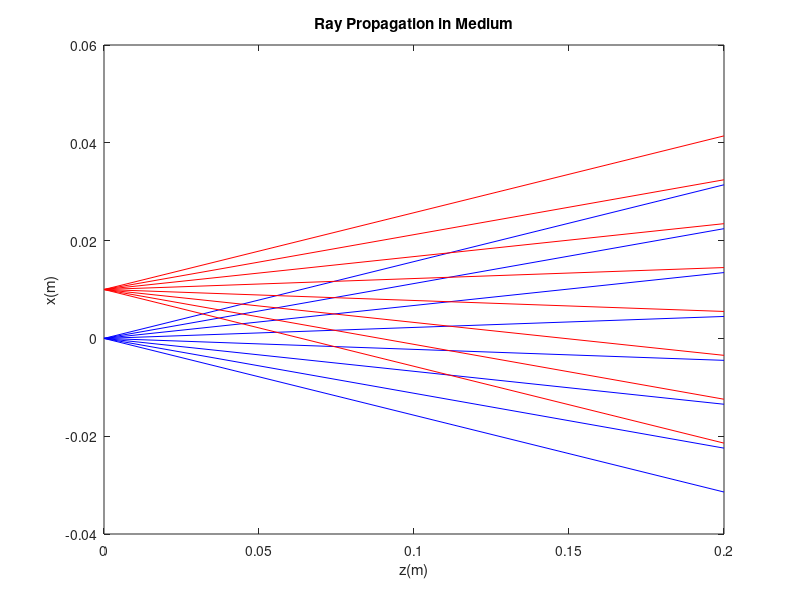
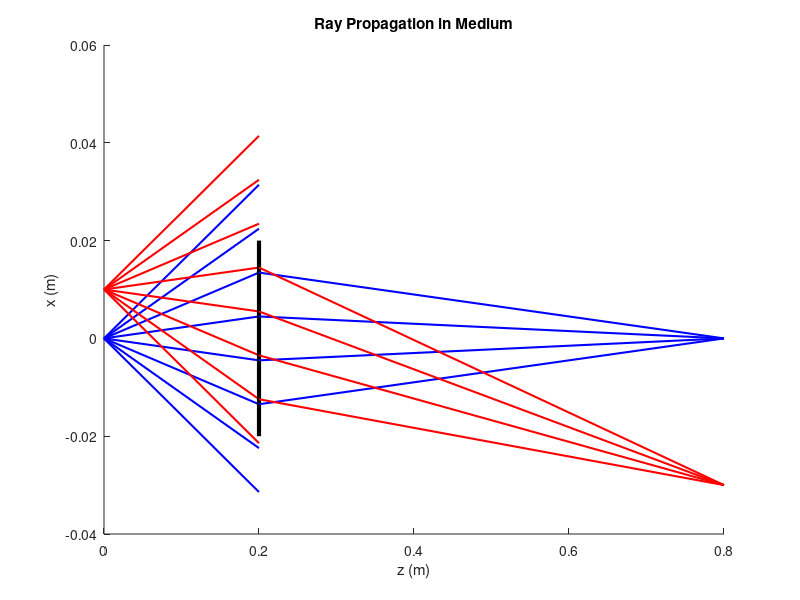

These figures' MATLAB source, in order:
d=0.2; % total simulation distance
N_rays=8; % 8 rays per x
theta_x=linspace(-pi/20, pi/20,N_rays); % 8 values from -pi/20, pi/20

Ray_Blue=[zeros(1,N_rays);
           theta_x;
           zeros(1,N_rays);
           zeros(1,N_rays)]; % ray starting at x=0

Ray_Red=[repmat(0.01,1,N_rays);
           theta_x;
           zeros(1,N_rays);
           zeros(1,N_rays)]; % ray starting at x=0.01

rays_in=[Ray_Blue,Ray_Red]; % put them together for 4*16 matrix

M_d=[1,d,0,0;
    0,1,0,0;
    0,0,1,d;
    0,0,0,1];  % from equation 6

rays_out=M_d*rays_in; % equation 7

ray_z = [zeros(1,size(rays_in,2)); d*ones(1,size(rays_in,2))];  % below is matrix plotting
plot(ray_z(:,1:8), [rays_in(1,1:8); rays_out(1,1:8)], 'b');
hold on;
plot(ray_z(:,9:16), [rays_in(1,9:16); rays_out(1,9:16)], 'r');
xlabel("z(m)")
ylabel("x(m)");
title("Ray Propagation in Medium");

f=0.15; % focal length of lens
r_lens=0.02; %radius of lens is 0.02m
M_f=[1,0,0,0;
    -1/f,1,0,0;
    0,0,1,0;
    0,0,-1/f,1];
d2=(1/f-1/d)^-1; % from equation 11, this ends at the focusing point
M_d2=[1,d2,0,0;
    0,1,0,0;
    0,0,1,d2;
    0,0,0,1];  % from equation 6
rays_out_2=M_d2*M_f*M_d*rays_in; % equation 13

figure;
ray_z1=[zeros(1,16);d*ones(1,16)]; % plot from 0 to 0.2 first
hit_lens=(abs(rays_out(3,:))<=r_lens) & (abs(rays_out(1,:))<=r_lens);% find lens that hit the lens
hit_blue=find(hit_lens(1:8)); % blue rays index
hit_red=find(hit_lens(9:16))+8; % red rays index, index is 9-18 but

hold on; 
plot(ray_z1(:,1:8), [rays_in(1,1:8); rays_out(1,1:8)], 'b','LineWidth',1.5);% plot blue before lens
plot(ray_z1(:,9:16), [rays_in(1,9:16); rays_out(1,9:16)], 'r','LineWidth',1.5);% plot red before lens

plot([d,d],[-r_lens,r_lens], 'k','LineWidth',3); % plot the lens

ray_z2 = [d*ones(1,16); (d+d2)*ones(1,16)]; % plot from 0.2 to 0.2+d2
plot(ray_z2(:,hit_blue), [rays_out(1,hit_blue); rays_out_2(1,hit_blue)], 'b','LineWidth',1.5); % plot blue after lens, only keeping the hit ray
plot(ray_z2(:,hit_red), [rays_out(1,hit_red); rays_out_2(1,hit_red)], 'r','LineWidth',1.5); % same with above, only keep hit ray
xlabel('z (m)'); ylabel('x (m)');
title("Ray Propagation in Medium");